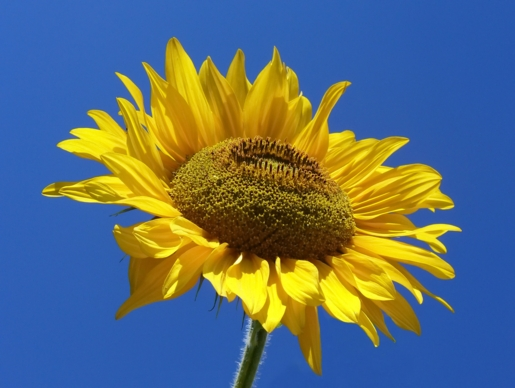
#> input picture Sunflower.jpg, 515 x 388 px
$ python 'pa 3.3.py'
#> lines starting #> are read from the running program, lines starting #| are printed output that depends on the picture
import numpy as np
import cv2 as cv
img = cv.imread('Sunflower.jpg',0)
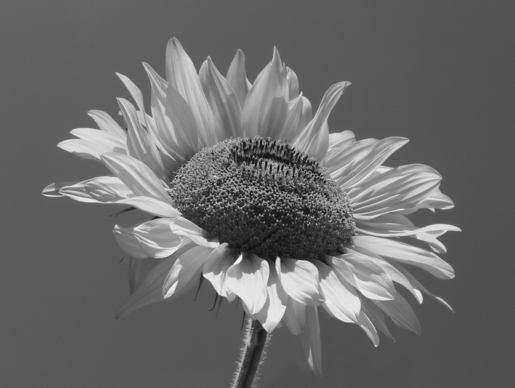
#> img: shape (388, 515); min 14, max 248, mean 105.7
rows, cols = img.shape
#> rows = 388; cols = 515
M = np.float32([[1,  0, 0], [0, -1, rows], [0,  0, 1]])
#> M = [[1, 0, 0], [0, -1, 388], [0, 0, 1]]
img_rotation = cv.warpAffine(img,
                             cv.getRotationMatrix2D((cols/2, rows/2),
                                                    30, 0.6),
                             (cols, rows))
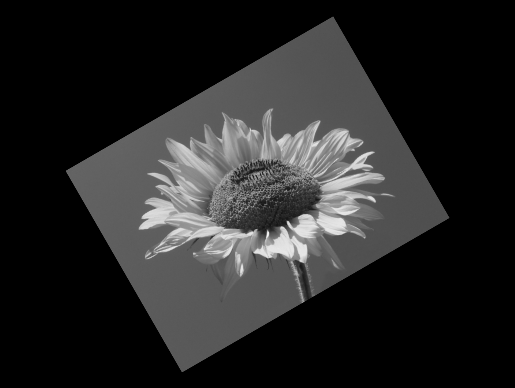
#> img_rotation: shape (388, 515); min 0, max 247, mean 38.1
cv.imshow('Ayush', img_rotation)
cv.imwrite('rotation_out.jpg', img_rotation)
cv.waitKey(0)
cv.destroyAllWindows()

$ run again, with Brightness & contrast.jpg copied over Sunflower.jpg
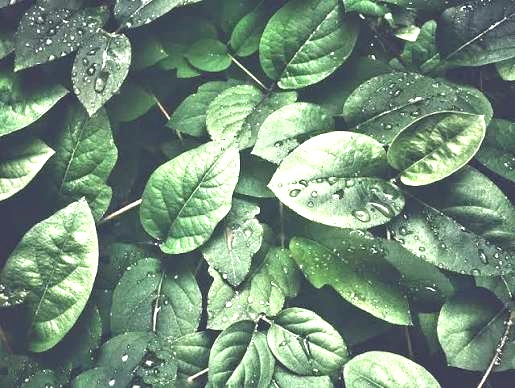
#> input picture Brightness & contrast.jpg, 515 x 388 px
#> `img = cv.imread('Sunflower.jpg',0)`:
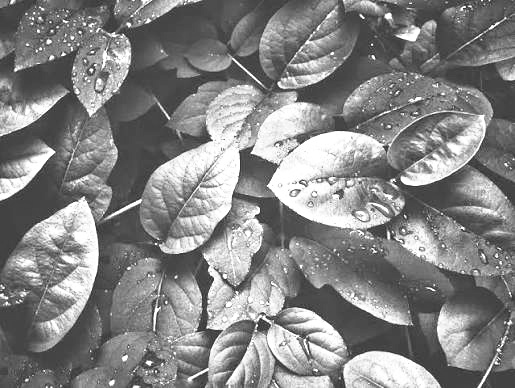
#> img: shape (388, 515); min 45, max 255, mean 132.7
#> `img_rotation = cv.warpAffine(img, cv.getRotationMatrix2D((cols/2, rows..`:
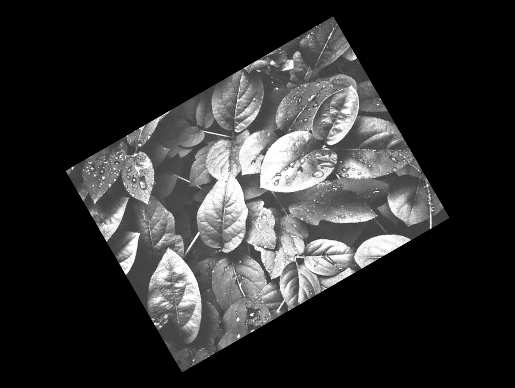
#> img_rotation: shape (388, 515); min 0, max 255, mean 47.8
